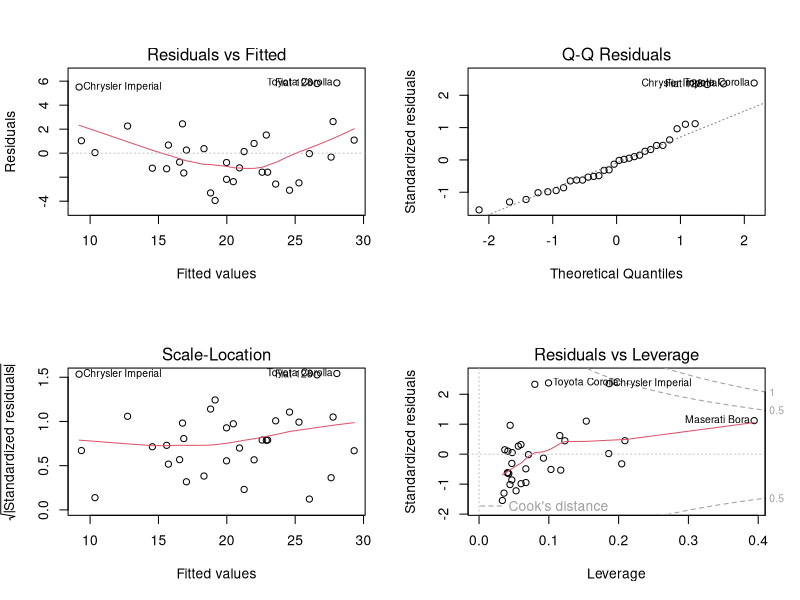
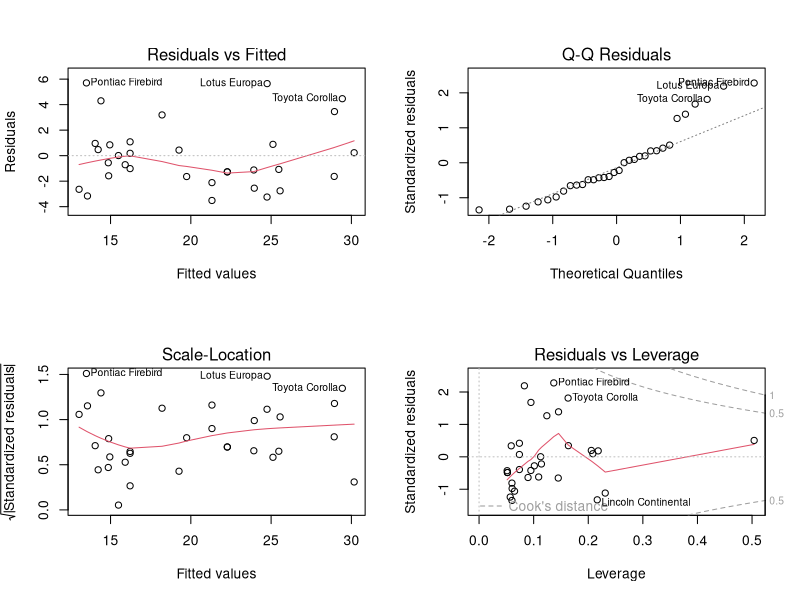
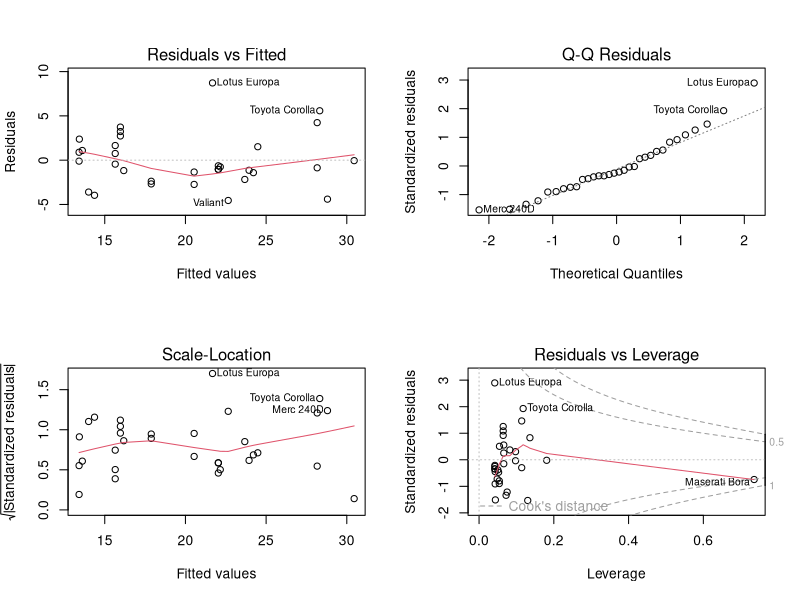

Write the R code that produced these figures, in order.

# Fuel Efficiency Analysis
# Multivariate Linear Regression (Instructor)
# More than one regressor


# fit the univariate model
lm_univariate = lm(mpg ~ hp, data=mtcars)

# fit a linear model of horsepower and weight on mpg
lm_multivariate = lm(mpg ~ hp + wt, data=mtcars)

# see the details of the model
summary(lm_multivariate)

# Call:
# lm(formula = mpg ~ hp + wt, data = mtcars)

# Residuals:
#    Min     1Q Median     3Q    Max 
# -3.941 -1.600 -0.182  1.050  5.854 

# Coefficients:
#             Estimate Std. Error t value Pr(>|t|)    
# (Intercept) 37.22727    1.59879  23.285  < 2e-16 ***
# hp          -0.03177    0.00903  -3.519  0.00145 ** 
# wt          -3.87783    0.63273  -6.129 1.12e-06 ***
# ---
# Signif. codes:  0 ‘***’ 0.001 ‘**’ 0.01 ‘*’ 0.05 ‘.’ 0.1 ‘ ’ 1

# Residual standard error: 2.593 on 29 degrees of freedom
# Multiple R-squared:  0.8268,	Adjusted R-squared:  0.8148 
# F-statistic: 69.21 on 2 and 29 DF,  p-value: 9.109e-12


# do an F-test comparing the univariate model to the multivariate one
anova(lm_multivariate, lm_univariate)

# Res.Df	RSS	Df	Sum of Sq	F	Pr(>F)
# 29	195.0478	NA	NA	NA	NA
# 30	447.6743	-1	-252.6266	37.56091	1.119647e-06

# show the diagnostic plots
par(mfrow=c(2, 2))
plot(lm_multivariate)

# fit a linear model of every varialble on mpg
lm_kitchen = lm(mpg ~ ., data=mtcars)

# see the details of the model
summary(lm_kitchen)

# Call:
# lm(formula = mpg ~ ., data = mtcars)

# Residuals:
#     Min      1Q  Median      3Q     Max 
# -3.4506 -1.6044 -0.1196  1.2193  4.6271 

# Coefficients:
#             Estimate Std. Error t value Pr(>|t|)  
# (Intercept) 12.30337   18.71788   0.657   0.5181  
# cyl         -0.11144    1.04502  -0.107   0.9161  
# disp         0.01334    0.01786   0.747   0.4635  
# hp          -0.02148    0.02177  -0.987   0.3350  
# drat         0.78711    1.63537   0.481   0.6353  
# wt          -3.71530    1.89441  -1.961   0.0633 .
# qsec         0.82104    0.73084   1.123   0.2739  
# vs           0.31776    2.10451   0.151   0.8814  
# am           2.52023    2.05665   1.225   0.2340  
# gear         0.65541    1.49326   0.439   0.6652  
# carb        -0.19942    0.82875  -0.241   0.8122  
# ---
# Signif. codes:  0 ‘***’ 0.001 ‘**’ 0.01 ‘*’ 0.05 ‘.’ 0.1 ‘ ’ 1

# Residual standard error: 2.65 on 21 degrees of freedom
# Multiple R-squared:  0.869,	Adjusted R-squared:  0.8066 
# F-statistic: 13.93 on 10 and 21 DF,  p-value: 3.793e-07

# do an F-test comparing the kitchen sink to the multivariate model
anova(lm_kitchen, lm_multivariate)

# Res.Df	RSS	Df	Sum of Sq	F	Pr(>F)
# 21	147.4944	NA	NA	NA	NA
# 29	195.0478	-8	-47.55332	0.8463199	0.5739245

# fit a linear model of horsepower, displacement and their interaction on mpg
lm_interaction = lm(mpg ~ hp * disp, data=mtcars)

# see the details of the model
summary(lm_interaction)

# Call:
# lm(formula = mpg ~ hp * disp, data = mtcars)

# Residuals:
#     Min      1Q  Median      3Q     Max 
# -3.5153 -1.6315 -0.6346  0.9038  5.7030 

# Coefficients:
#               Estimate Std. Error t value Pr(>|t|)    
# (Intercept)  3.967e+01  2.914e+00  13.614 7.18e-14 ***
# hp          -9.789e-02  2.474e-02  -3.956 0.000473 ***
# disp        -7.337e-02  1.439e-02  -5.100 2.11e-05 ***
# hp:disp      2.900e-04  8.694e-05   3.336 0.002407 ** 
# ---
# Signif. codes:  0 ‘***’ 0.001 ‘**’ 0.01 ‘*’ 0.05 ‘.’ 0.1 ‘ ’ 1

# Residual standard error: 2.692 on 28 degrees of freedom
# Multiple R-squared:  0.8198,	Adjusted R-squared:  0.8005 
# F-statistic: 42.48 on 3 and 28 DF,  p-value: 1.499e-10

# do an F-test comparing the model to the multivariate one
anova(lm_interaction, lm_multivariate)

# Res.Df	RSS	Df	Sum of Sq	F	Pr(>F)
# 28	202.8580	NA	NA	NA	NA
# 29	195.0478	-1	7.810288	NA	NA

# do an F-test comparing the model to the univariate one
anova(lm_interaction, lm_univariate)

# Res.Df	RSS	Df	Sum of Sq	F	Pr(>F)
# 28	202.8580	NA	NA	NA	NA
# 30	447.6743	-2	-244.8163	16.8957	1.538937e-05


# show the diagnostic plots
par(mfrow=c(2, 2))
plot(lm_interaction)


# fit the model regressing horsepower and it square on mpg
lm_quadratic = lm(mpg ~ poly(hp, 2), data=mtcars)


# show some details of the quadratic model
summary(lm_quadratic)

# Call:
# lm(formula = mpg ~ poly(hp, 2), data = mtcars)

# Residuals:
#     Min      1Q  Median      3Q     Max 
# -4.5512 -1.6027 -0.6977  1.5509  8.7213 

# Coefficients:
#              Estimate Std. Error t value Pr(>|t|)    
# (Intercept)    20.091      0.544  36.931  < 2e-16 ***
# poly(hp, 2)1  -26.046      3.077  -8.464 2.51e-09 ***
# poly(hp, 2)2   13.155      3.077   4.275 0.000189 ***
# ---
# Signif. codes:  0 ‘***’ 0.001 ‘**’ 0.01 ‘*’ 0.05 ‘.’ 0.1 ‘ ’ 1

# Residual standard error: 3.077 on 29 degrees of freedom
# Multiple R-squared:  0.7561,	Adjusted R-squared:  0.7393 
# F-statistic: 44.95 on 2 and 29 DF,  p-value: 1.301e-09

# use an F-test to compare the univariate and quadratic models
anova(lm_quadratic, lm_univariate)

# Res.Df	RSS	Df	Sum of Sq	F	Pr(>F)
# 29	274.6317	NA	NA	NA	NA
# 30	447.6743	-1	-173.0427	18.27261	0.000188924

# fit the cubic model of horsepower on mpg
lm_cubic = lm(mpg ~ poly(hp, 3), data=mtcars)

summary(lm_cubic)

# Call:
# lm(formula = mpg ~ poly(hp, 3), data = mtcars)

# Residuals:
#     Min      1Q  Median      3Q     Max 
# -4.8605 -1.3972 -0.5736  1.6461  9.0738 

# Coefficients:
#              Estimate Std. Error t value Pr(>|t|)    
# (Intercept)   20.0906     0.5485  36.625  < 2e-16 ***
# poly(hp, 3)1 -26.0456     3.1030  -8.394 3.95e-09 ***
# poly(hp, 3)2  13.1546     3.1030   4.239 0.000221 ***
# poly(hp, 3)3  -2.2419     3.1030  -0.722 0.475987    
# ---
# Signif. codes:  0 ‘***’ 0.001 ‘**’ 0.01 ‘*’ 0.05 ‘.’ 0.1 ‘ ’ 1

# Residual standard error: 3.103 on 28 degrees of freedom
# Multiple R-squared:  0.7606,	Adjusted R-squared:  0.7349 
# F-statistic: 29.65 on 3 and 28 DF,  p-value: 7.769e-09

# use an F-test to compare the cubic and quadratic models
anova(lm_cubic, lm_quadratic)

# Res.Df	RSS	Df	Sum of Sq	F	Pr(>F)
# 28	269.6056	NA	NA	NA	NA
# 29	274.6317	-1	-5.026086	0.5219863	0.4759872

# show the diagnostic plots for the quadratic model
par(mfrow=c(2, 2))
plot(lm_quadratic)

